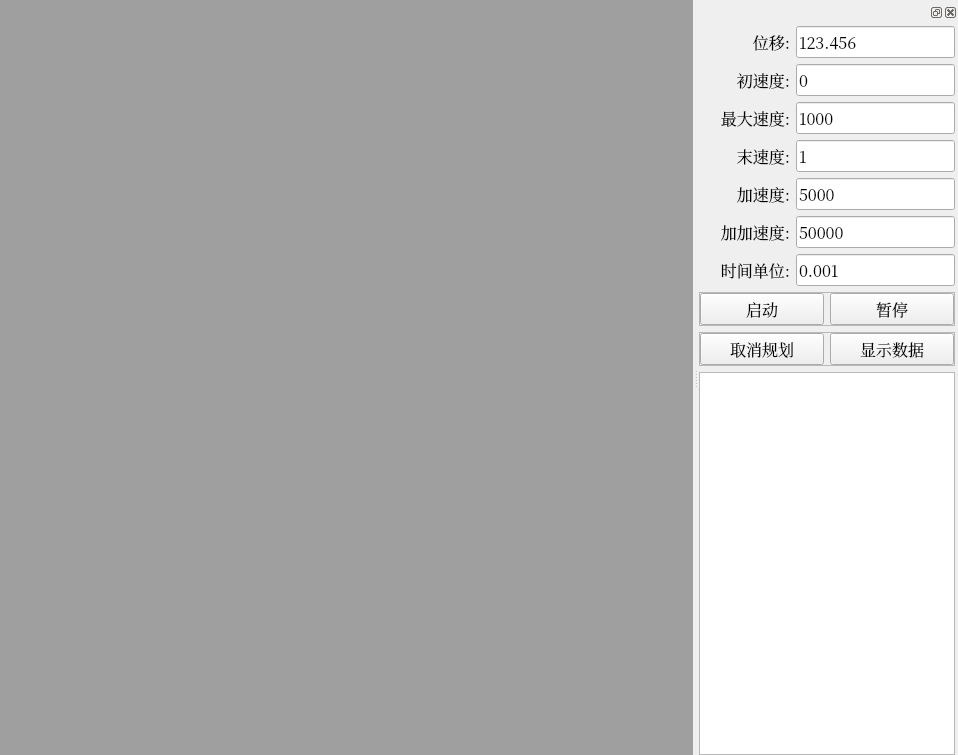
<?xml version="1.0" encoding="UTF-8"?>
<ui version="4.0">
 <class>MainWindow</class>
 <widget class="QMainWindow" name="MainWindow">
  <property name="geometry">
   <rect>
    <x>0</x>
    <y>0</y>
    <width>958</width>
    <height>755</height>
   </rect>
  </property>
  <property name="font">
   <font>
    <family>Noto Serif CJK SC</family>
    <pointsize>12</pointsize>
   </font>
  </property>
  <property name="windowTitle">
   <string>MainWindow</string>
  </property>
  <widget class="QWidget" name="centralWidget">
   <layout class="QHBoxLayout" name="horizontalLayout">
    <property name="spacing">
     <number>0</number>
    </property>
    <property name="leftMargin">
     <number>0</number>
    </property>
    <property name="topMargin">
     <number>0</number>
    </property>
    <property name="rightMargin">
     <number>0</number>
    </property>
    <property name="bottomMargin">
     <number>0</number>
    </property>
    <item>
     <widget class="QMdiArea" name="mdiArea">
      <property name="verticalScrollBarPolicy">
       <enum>Qt::ScrollBarAsNeeded</enum>
      </property>
      <property name="horizontalScrollBarPolicy">
       <enum>Qt::ScrollBarAsNeeded</enum>
      </property>
      <property name="viewMode">
       <enum>QMdiArea::SubWindowView</enum>
      </property>
      <property name="documentMode">
       <bool>false</bool>
      </property>
      <property name="tabsClosable">
       <bool>false</bool>
      </property>
      <property name="tabsMovable">
       <bool>false</bool>
      </property>
     </widget>
    </item>
   </layout>
  </widget>
  <widget class="QDockWidget" name="dockWidget">
   <property name="floating">
    <bool>false</bool>
   </property>
   <attribute name="dockWidgetArea">
    <number>2</number>
   </attribute>
   <widget class="QWidget" name="dockWidgetContents">
    <layout class="QVBoxLayout" name="verticalLayout_5">
     <property name="spacing">
      <number>0</number>
     </property>
     <property name="leftMargin">
      <number>0</number>
     </property>
     <property name="topMargin">
      <number>0</number>
     </property>
     <property name="rightMargin">
      <number>3</number>
     </property>
     <property name="bottomMargin">
      <number>0</number>
     </property>
     <item>
      <layout class="QVBoxLayout" name="verticalLayout_4">
       <item>
        <layout class="QHBoxLayout" name="horizontalLayout_6">
         <item>
          <layout class="QVBoxLayout" name="verticalLayout">
           <item>
            <widget class="QLabel" name="label_16">
             <property name="font">
              <font>
               <family>Noto Serif CJK SC</family>
               <pointsize>12</pointsize>
              </font>
             </property>
             <property name="text">
              <string>位移:</string>
             </property>
             <property name="alignment">
              <set>Qt::AlignRight|Qt::AlignTrailing|Qt::AlignVCenter</set>
             </property>
            </widget>
           </item>
           <item>
            <widget class="QLabel" name="label_6">
             <property name="font">
              <font>
               <family>Noto Serif CJK SC</family>
               <pointsize>12</pointsize>
              </font>
             </property>
             <property name="text">
              <string>初速度:</string>
             </property>
             <property name="alignment">
              <set>Qt::AlignRight|Qt::AlignTrailing|Qt::AlignVCenter</set>
             </property>
            </widget>
           </item>
           <item>
            <widget class="QLabel" name="label_15">
             <property name="font">
              <font>
               <family>Noto Serif CJK SC</family>
               <pointsize>12</pointsize>
              </font>
             </property>
             <property name="text">
              <string>最大速度:</string>
             </property>
             <property name="alignment">
              <set>Qt::AlignRight|Qt::AlignTrailing|Qt::AlignVCenter</set>
             </property>
            </widget>
           </item>
           <item>
            <widget class="QLabel" name="label_5">
             <property name="font">
              <font>
               <family>Noto Serif CJK SC</family>
               <pointsize>12</pointsize>
              </font>
             </property>
             <property name="text">
              <string>末速度:</string>
             </property>
             <property name="alignment">
              <set>Qt::AlignRight|Qt::AlignTrailing|Qt::AlignVCenter</set>
             </property>
            </widget>
           </item>
           <item>
            <widget class="QLabel" name="label_14">
             <property name="font">
              <font>
               <family>Noto Serif CJK SC</family>
               <pointsize>12</pointsize>
              </font>
             </property>
             <property name="text">
              <string>加速度:</string>
             </property>
             <property name="alignment">
              <set>Qt::AlignRight|Qt::AlignTrailing|Qt::AlignVCenter</set>
             </property>
            </widget>
           </item>
           <item>
            <widget class="QLabel" name="label_18">
             <property name="font">
              <font>
               <family>Noto Serif CJK SC</family>
               <pointsize>12</pointsize>
              </font>
             </property>
             <property name="text">
              <string>加加速度:</string>
             </property>
             <property name="alignment">
              <set>Qt::AlignRight|Qt::AlignTrailing|Qt::AlignVCenter</set>
             </property>
            </widget>
           </item>
           <item>
            <widget class="QLabel" name="label">
             <property name="text">
              <string>时间单位:</string>
             </property>
             <property name="alignment">
              <set>Qt::AlignRight|Qt::AlignTrailing|Qt::AlignVCenter</set>
             </property>
            </widget>
           </item>
          </layout>
         </item>
         <item>
          <layout class="QVBoxLayout" name="verticalLayout_2">
           <item>
            <widget class="QLineEdit" name="lineEdit_distance">
             <property name="sizePolicy">
              <sizepolicy hsizetype="Preferred" vsizetype="Fixed">
               <horstretch>0</horstretch>
               <verstretch>0</verstretch>
              </sizepolicy>
             </property>
             <property name="font">
              <font>
               <family>Noto Serif CJK SC</family>
               <pointsize>12</pointsize>
              </font>
             </property>
             <property name="text">
              <string>123.456</string>
             </property>
            </widget>
           </item>
           <item>
            <widget class="QLineEdit" name="lineEdit_V0">
             <property name="sizePolicy">
              <sizepolicy hsizetype="Preferred" vsizetype="Fixed">
               <horstretch>0</horstretch>
               <verstretch>0</verstretch>
              </sizepolicy>
             </property>
             <property name="text">
              <string>0</string>
             </property>
            </widget>
           </item>
           <item>
            <widget class="QLineEdit" name="lineEdit_VMax">
             <property name="sizePolicy">
              <sizepolicy hsizetype="Preferred" vsizetype="Fixed">
               <horstretch>0</horstretch>
               <verstretch>0</verstretch>
              </sizepolicy>
             </property>
             <property name="font">
              <font>
               <family>Noto Serif CJK SC</family>
               <pointsize>12</pointsize>
              </font>
             </property>
             <property name="text">
              <string>1000</string>
             </property>
            </widget>
           </item>
           <item>
            <widget class="QLineEdit" name="lineEdit_Ve">
             <property name="sizePolicy">
              <sizepolicy hsizetype="Preferred" vsizetype="Fixed">
               <horstretch>0</horstretch>
               <verstretch>0</verstretch>
              </sizepolicy>
             </property>
             <property name="text">
              <string>1</string>
             </property>
            </widget>
           </item>
           <item>
            <widget class="QLineEdit" name="lineEdit_acc">
             <property name="sizePolicy">
              <sizepolicy hsizetype="Preferred" vsizetype="Fixed">
               <horstretch>0</horstretch>
               <verstretch>0</verstretch>
              </sizepolicy>
             </property>
             <property name="font">
              <font>
               <family>Noto Serif CJK SC</family>
               <pointsize>12</pointsize>
              </font>
             </property>
             <property name="text">
              <string>5000</string>
             </property>
            </widget>
           </item>
           <item>
            <widget class="QLineEdit" name="lineEdit_Jerk">
             <property name="sizePolicy">
              <sizepolicy hsizetype="Preferred" vsizetype="Fixed">
               <horstretch>0</horstretch>
               <verstretch>0</verstretch>
              </sizepolicy>
             </property>
             <property name="font">
              <font>
               <family>Noto Serif CJK SC</family>
               <pointsize>12</pointsize>
              </font>
             </property>
             <property name="text">
              <string>50000</string>
             </property>
            </widget>
           </item>
           <item>
            <widget class="QLineEdit" name="lineEdit_planSingleTime">
             <property name="sizePolicy">
              <sizepolicy hsizetype="Preferred" vsizetype="Fixed">
               <horstretch>0</horstretch>
               <verstretch>0</verstretch>
              </sizepolicy>
             </property>
             <property name="text">
              <string>0.001</string>
             </property>
            </widget>
           </item>
          </layout>
         </item>
        </layout>
       </item>
       <item>
        <layout class="QVBoxLayout" name="verticalLayout_3">
         <item>
          <widget class="QFrame" name="frame_4">
           <property name="frameShape">
            <enum>QFrame::StyledPanel</enum>
           </property>
           <property name="frameShadow">
            <enum>QFrame::Raised</enum>
           </property>
           <layout class="QHBoxLayout" name="horizontalLayout_3">
            <property name="leftMargin">
             <number>0</number>
            </property>
            <property name="topMargin">
             <number>0</number>
            </property>
            <property name="rightMargin">
             <number>0</number>
            </property>
            <property name="bottomMargin">
             <number>0</number>
            </property>
            <item>
             <widget class="QPushButton" name="btn_start">
              <property name="sizePolicy">
               <sizepolicy hsizetype="Preferred" vsizetype="Fixed">
                <horstretch>0</horstretch>
                <verstretch>0</verstretch>
               </sizepolicy>
              </property>
              <property name="text">
               <string>启动</string>
              </property>
             </widget>
            </item>
            <item>
             <widget class="QPushButton" name="btn_pause">
              <property name="sizePolicy">
               <sizepolicy hsizetype="Preferred" vsizetype="Fixed">
                <horstretch>0</horstretch>
                <verstretch>0</verstretch>
               </sizepolicy>
              </property>
              <property name="text">
               <string>暂停</string>
              </property>
             </widget>
            </item>
           </layout>
          </widget>
         </item>
         <item>
          <widget class="QFrame" name="frame_5">
           <property name="frameShape">
            <enum>QFrame::StyledPanel</enum>
           </property>
           <property name="frameShadow">
            <enum>QFrame::Raised</enum>
           </property>
           <layout class="QHBoxLayout" name="horizontalLayout_4">
            <property name="leftMargin">
             <number>0</number>
            </property>
            <property name="topMargin">
             <number>0</number>
            </property>
            <property name="rightMargin">
             <number>0</number>
            </property>
            <property name="bottomMargin">
             <number>0</number>
            </property>
            <item>
             <widget class="QPushButton" name="btn_cancelPlan">
              <property name="sizePolicy">
               <sizepolicy hsizetype="Preferred" vsizetype="Fixed">
                <horstretch>0</horstretch>
                <verstretch>0</verstretch>
               </sizepolicy>
              </property>
              <property name="text">
               <string>取消规划</string>
              </property>
             </widget>
            </item>
            <item>
             <widget class="QPushButton" name="btn_showPoints">
              <property name="sizePolicy">
               <sizepolicy hsizetype="Preferred" vsizetype="Fixed">
                <horstretch>0</horstretch>
                <verstretch>0</verstretch>
               </sizepolicy>
              </property>
              <property name="text">
               <string>显示数据</string>
              </property>
             </widget>
            </item>
           </layout>
          </widget>
         </item>
         <item>
          <widget class="QTextEdit" name="textEdit">
           <property name="sizePolicy">
            <sizepolicy hsizetype="Preferred" vsizetype="Expanding">
             <horstretch>0</horstretch>
             <verstretch>0</verstretch>
            </sizepolicy>
           </property>
          </widget>
         </item>
        </layout>
       </item>
      </layout>
     </item>
    </layout>
   </widget>
  </widget>
 </widget>
 <layoutdefault spacing="6" margin="11"/>
 <resources/>
 <connections/>
</ui>
